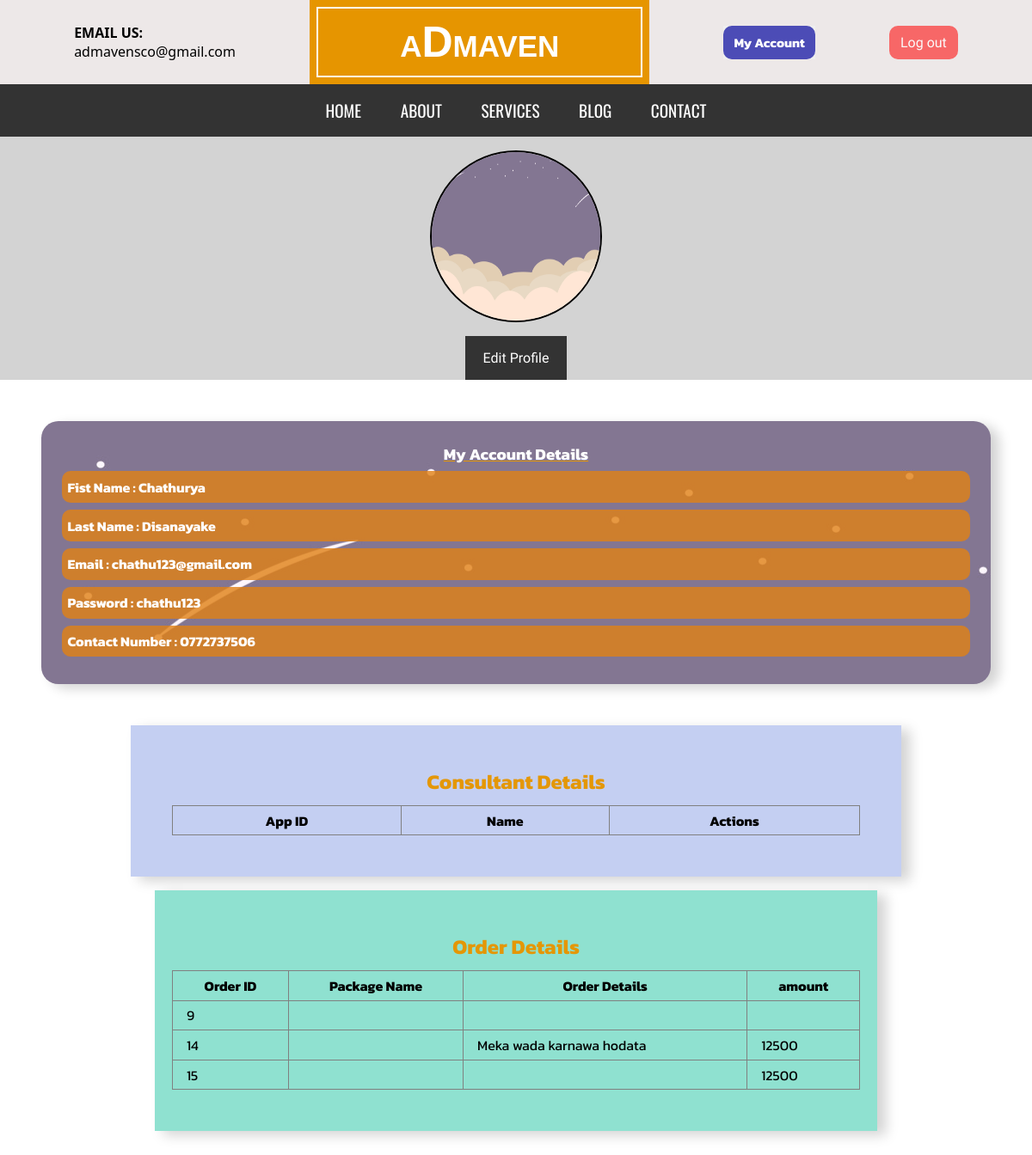
Page /userdash.php (signed in) on the committed database.
### tables this page shows
CREATE TABLE `user_registration` (
  `user_ID` int(5) NOT NULL,
  `name` varchar(30) NOT NULL,
  `L_name` varchar(40) NOT NULL,
  `email` varchar(200) NOT NULL,
  `password` varchar(30) NOT NULL,
  `contact_no` varchar(15) NOT NULL,
  `profile_photo` varchar(200) NOT NULL
);

CREATE TABLE `orders` (
  `order_id` int(11) NOT NULL,
  `customer_name` varchar(30) NOT NULL,
  `email` varchar(20) NOT NULL,
  `contact_number` varchar(15) NOT NULL,
  `package_name` varchar(20) NOT NULL,
  `order_detials` varchar(50) NOT NULL,
  `amount` varchar(40) NOT NULL,
  `time_duration` varchar(20) NOT NULL
);

### userdash.php (the view, shortened to what this page needs)
<!DOCTYPE html>
<html lang="en">
<head>
    <link rel="stylesheet" href="css/userdash.css">
    <link rel="stylesheet" href="css/userAdmin.css">
</head>
<body>
    <header>
        <?php include("header.php"); ?>
    </header>
    <?php
        require_once "config/database.php";
        $sysUser = $_SESSION["user"];
        $sql = "SELECT * FROM user_registration WHERE user_ID = '$sysUser'";
        $result = mysqli_query($con, $sql);
        $userDetails = mysqli_fetch_array($result, MYSQLI_ASSOC);
    ?>
    <div class="main">
        <div class="user_interface_container" style="flex-direction: column;">
            <div class="user_side_bar">
                <div class="user_profile_pic">
                    <div class="style_inner_pic">
                        <img src="img/userimg/<?php echo $userDetails['profile_photo'] ?>" alt="profile-photo">
                    </div>
                </div>
                <div class="Detailsedit-btn">
                    <div class="edit_profile">
                        <a href="editDetails.php">Edit Profile</a>
                    </div>
                </div>
            </div>
            <div class="user_details">
                <div class="details_cont_user">
                    <h3>My Account Details</h3>
                    <p><b>Fist Name : <?php echo $userDetails['name']; ?></b></p>
                    <p><b>Last Name : <?php echo $userDetails['L_name']; ?></b></p>
                    <p><b>Email : <?php echo $userDetails['email']; ?></b></p>
                    <p><b>Password : <?php echo $userDetails['password']; ?></b></p>
                    <p><b>Contact Number : <?php echo $userDetails['contact_no']; ?></b></p>
                </div>
            </div>
        </div>
    </div>
        <div class="customer_table_details_reading" style="width: 100%; display: flex; flex-direction: column; justify-content: center; align-items: center">
            <div class="customer_info_container" style="background-color: rgb(196, 207, 242);">
                <div class="customer_info_table">
                    <table border="1">
                        <h2>Consultant Details</h2>
                        <thead>
                            <tr>
                                <th>App ID</th>
                                <th>Name</th>
                                <th>Actions</th>
                            </tr>
                        </thead>
                    </table>
                </div>
            </div>
        </div>
        <div class="customer_table_details_reading" style="width: 100%; display: flex; flex-direction: column; justify-content: center; align-items: center">
            <div class="customer_info_container" style="background-color: rgb(143, 225, 208); width: 70%;">
                <div class="customer_info_table">
                    <table border="1">
                        <h2>Order Details</h2>
                        <thead>
                            <tr>
                                <th>Order ID</th>
                                <th>Package Name</th>
                                <th>Order Details</th>
                                <th>amount</th>
                            </tr>
                        </thead>
                        <tbody>
                            <?php
                                require_once "config/database.php";
                                $user_email = $userDetails['email'];
                                $constSql = "SELECT * FROM orders WHERE email = '$user_email'";
                                $constResult = mysqli_query($con, $constSql);
                                while($constrow = mysqli_fetch_array($constResult)) { ?>
                                    <tr>
                                        <td><?php echo $constrow["order_id"]; ?></td>
                                        <td><?php echo $constrow["package_name"]; ?></td>
                                        <td><?php echo $constrow["order_detials"]; ?></td>
                                        <td><?php echo $constrow["amount"]; ?></td>
                                    </tr>
                               <?php }
                            ?>
                        </tbody>
                    </table>
                </div>
            </div>
        </div>
</body>
</html>

### css/userdash.css (style rules this page uses)
:root { --SPACIAL-FF: 'Dancing Script', cursive; --SPACIAL-FF2: 'system-ui'; --FF-CAPTION: 'Protest Strike', sans-serif; --LINK-FF: 'Oswald', sans-serif; --ABT-FONT: "Kanit"; --INFO-MAIL-COLOR: #000; --INFO-BGCOLOR: rgb(237, 232, 232); --LIGHT-COLOR: #fff; --DARK-ORANGE: rgba(225, 129, 20, 0.8); --NAV-BACK-COLOR: #333; --NAV-LINE-BACK: hsl(39, 93%, 45%); --ORANGE-COLOR: rgb(228, 151, 6); }
* { padding: 0; margin: 0; box-sizing: border-box; }
.user_interface_container { display: flex; }
.user_side_bar { flex: 30%; height: 79vh; background-color: lightgrey; }
.user_details { flex: 70%; }
.details_cont_user { background-color: dodgerblue; padding: 1.5rem; border-radius: 20px; margin: 3em; background-image: url("cssImg/image4.jpg"); }
.details_cont_user h3 { text-align: center; font-family: var(--ABT-FONT); color: var(--LIGHT-COLOR); text-decoration: underline var(--ORANGE-COLOR); }
.details_cont_user p { margin-bottom: 0.5rem; color: var(--LIGHT-COLOR); background-color: var(--DARK-ORANGE); padding: 0.4em; border-radius: 10px; font-family: var(--ABT-FONT); }
.details_cont_user p { margin-top: 0.4em; }
.style_inner_pic { width: 200px; height: 200px; border: 2px solid black; border-radius: 50%; background-repeat: no-repeat; background-size: cover; }
.style_inner_pic img { width: 100%; height: 100%; border-radius: 50%; }
.user_profile_pic { display: flex; justify-content: center; align-items: center; padding: 1rem; }
.edit_profile a { display: inline-block; padding: 1em 1.3em; background-color: var(--ORANGE-COLOR); background-color: #333; text-decoration: none; font-family: var(--FF-CAPTION); color: var(--LIGHT-COLOR); }
.Detailsedit-btn { display: flex; justify-content: center; align-items: center; }
.customer_info_container { background-color: rgb(196, 207, 242); }

### css/userAdmin.css (style rules this page uses)
:root { --SPACIAL-FF: 'Dancing Script', cursive; --SPACIAL-FF2: 'system-ui'; --FF-CAPTION: 'Protest Strike', sans-serif; --LINK-FF: 'Oswald', sans-serif; --ABT-FONT: "Kanit"; --INFO-MAIL-COLOR: #000; --INFO-BGCOLOR: rgb(237, 232, 232); --LIGHT-COLOR: #fff; --DARK-ORANGE: rgba(225, 129, 20, 0.8); --NAV-BACK-COLOR: #333; --NAV-LINE-BACK: hsl(39, 93%, 45%); --ORANGE-COLOR: rgb(228, 151, 6); }
.user_interface_container { display: flex; }
.user_side_bar { flex: 30%; height: 79vh; background-color: lightgrey; }
.user_details { flex: 70%; flex-direction: column; justify-content: center; align-items: center; }
.details_cont_user { box-shadow: 10px 5px 14px lightgray; padding: 1.5rem; border-radius: 20px; margin: 3em; }
.details_cont_user p { margin-bottom: 0.5rem; color: var(--LIGHT-COLOR); background-color: var(--DARK-ORANGE); padding: 0.4em; border-radius: 10px; font-family: var(--ABT-FONT); }
.details_cont_user p { margin-top: 0.4em; }
.style_inner_pic { width: 200px; height: 200px; border: 2px solid black; border-radius: 50%; background-repeat: no-repeat; background-size: cover; }
.style_inner_pic img { width: 100%; height: 100%; border-radius: 50%; }
.user_profile_pic { display: flex; justify-content: center; align-items: center; padding: 1rem; }
.edit_profile a { display: inline-block; padding: 1em 1.3em; background-color: var(--ORANGE-COLOR); background-color: #333; text-decoration: none; font-family: var(--FF-CAPTION); color: var(--LIGHT-COLOR); }
.Detailsedit-btn { display: flex; justify-content: center; align-items: center; }
.customer_info_container { padding: 3em; box-shadow: 10px 5px 14px lightgray; display: flex; justify-content: center; align-items: center; flex-direction: column; margin-bottom: 1em; }
body { height: 200vh; }
.customer_info_table table { width: 50rem; border-collapse: collapse; padding: 3em 5em; }
.customer_info_table table th, td { padding: 0.3em 1em; font-family: var(--ABT-FONT); }
.customer_info_table h2 { text-align: center; color: var(--ORANGE-COLOR); font-family: var(--ABT-FONT); margin-bottom: 0.6rem; }
.customer_info_container { background-color: rgb(241, 239, 239); }

### css/header.css (style rules this page uses)
* { padding: 0; margin: 0; box-sizing: border-box; }
:root { --SPACIAL-FF: 'Dancing Script', cursive; --SPACIAL-FF2: 'system-ui'; --FF-CAPTION: 'Protest Strike', sans-serif; --LINK-FF: 'Oswald', sans-serif; --ABT-FONT: "Kanit"; --INFO-MAIL-COLOR: #000; --INFO-BGCOLOR: rgb(237, 232, 232); --LIGHT-COLOR: #fff; --NAV-BACK-COLOR: #333; --NAV-LINE-BACK: hsl(39, 93%, 45%); --ORANGE-COLOR: rgb(228, 151, 6); }

### userdash.php (style rules this page uses)
.user_side_bar { background-size: cover; background-repeat: no-repeat; }

### header.php (style rules this page uses)
body { padding: 0; margin: 0; }

### rows in the picture
user_registration: profile_photo (picture), name "Chathurya", L_name "Disanayake", email "chathu123@gmail.com", password "chathu123", contact_no "0772737506"
orders: order_id "9"
orders: order_id "14", order_detials "Meka wada karnawa hodata", amount "12500"
orders: order_id "15", amount "12500"
